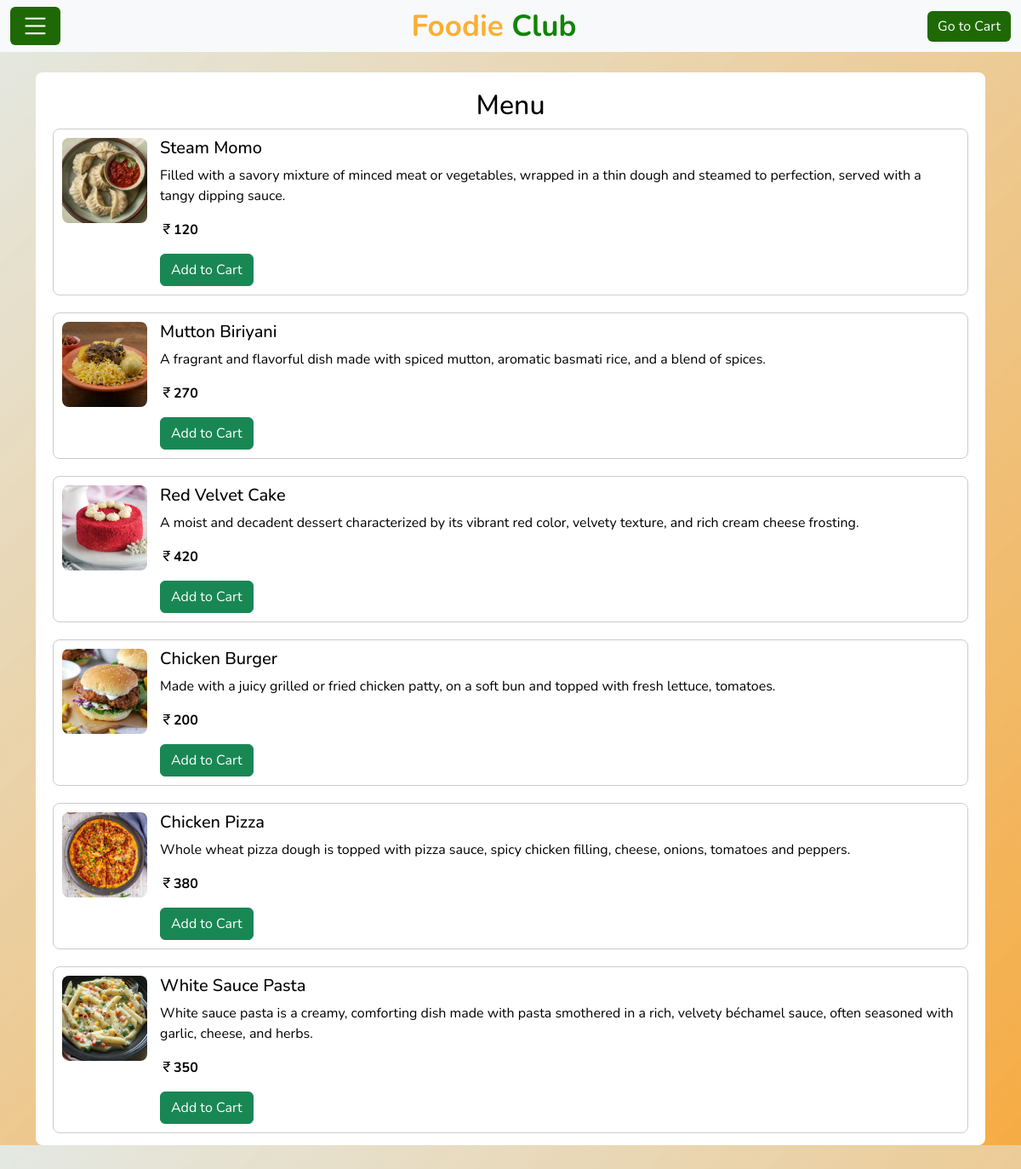
Screenshot of /restaurant_menu/1 (signed in) with the database file from the repository.
### Restaurant/models.py (models this page shows)
class Food(models.Model):
    food_id=models.AutoField(primary_key=True)
    food_name=models.CharField(max_length=100)
    food_description=models.CharField(max_length=300)
    food_price=models.IntegerField()
    food_picture=models.ImageField(upload_to="foods/",validators=[validate_image])
    food_by=models.CharField(max_length=100)

### Customer/views.py (the view)
# urls.py: path('restaurant_menu/<res_id>',views.restaurant_menu,name="restaurant_menu"),
def restaurant_menu(request,res_id):
    email=request.session.get('email')
    if request.session and Customer.objects.filter(email=email).exists():
        restaurant=Restaurant.objects.get(res_id=res_id)
        food=Food.objects.filter(food_by=restaurant.res_name)
        return render(request,'Customer_restaurant_menu.html',{'food':food})
    else:
        return redirect('error')

### templates/Customer_restaurant_menu.html (shortened to what this page needs)
<!DOCTYPE html>
<html lang="en">
<head>
    {%load static%}
    <link href="https://cdn.jsdelivr.net/npm/bootstrap@5.3.0-alpha3/dist/css/bootstrap.min.css" rel="stylesheet">
    <link rel="stylesheet" href="https://cdn.jsdelivr.net/npm/bootstrap-icons@1.11.3/font/bootstrap-icons.min.css">
</head>
<body>
    <div class="navbar navbar-expand-lg bg-light navbar-light">
        <div class="container-fluid">
            <a class="btn btn-primary navbar-brand" data-bs-toggle="offcanvas" href="#offcanvasExample" role="button" aria-controls="offcanvasExample"><i class="bi bi-list" style="color: white;"></i></a>
            <a href="/" class="navbar-brand">Foodie <span>Club</span></a>
            <a href="/order_cart/"><button type="button" class="btn btn-primary">Go to Cart</button></a>
        </div>
    </div>
    <div class="container menu-container">
        <div class="menu-list">
            <h2 style="text-align: center;">Menu</h2>
            <div id="menu-items">
                 {% for item in food %}
                <div class="menu-item">
                    <img src="{{item.food_picture.url}}" alt="Food Item" height="200" width="200" style="object-fit: cover; object-position: center;">
                    <div class="details">
                        <h5>{{item.food_name}}</h5>
                        <p>{{item.food_description}}</p>
                        <p><b><i class="bi bi-currency-rupee"></i>{{item.food_price}}</b></p>
                        <button class="btn btn-success add-to-cart" data-name="{{item.food_name}}" data-price="{{item.food_price}}">Add to Cart</button>
                    </div>
                </div>
                {% endfor %}
            </div>
        </div>
</body>
</html>

### templates/Customer_restaurant_menu.html (style rules this page uses)
body { color: black; margin: 0; font-family: 'Nunito', sans-serif; background: linear-gradient(135deg, rgba(221, 227, 220, 0.8), rgba(245, 167, 57, 0.947)); }
.btn-primary { background-color: #1e6905; border: none; }
.navbar .navbar-brand { margin: 0; color: #fbaf32; font-size: 35px; line-height: 0px; font-weight: 700; font-family: 'Nunito', sans-serif; transition: .5s; }
.navbar .navbar-brand span { color: #128408; }
.menu-container { display: flex; justify-content: space-between; gap: 20px; margin-top: 2%; }
.menu-list { flex: 3; padding: 20px; border-radius: 8px; background-color: #fff; height: 80vh; overflow-y: auto; }
.menu-item { display: flex; gap: 15px; margin-bottom: 20px; border: 1px solid #ccc; padding: 10px; border-radius: 8px; }
.menu-item img { max-width: 100px; max-height: 100px; border-radius: 8px; object-fit: cover; }
.menu-item .details { flex-grow: 1; }

### rows the page displays
Food: food_picture (picture), food_name "Steam Momo", food_description "Filled with a savory mixture of minced meat or vegetables, wrapped in a thin dough and steamed to perfection, served with a tangy dipping sauce.", food_price "120"
Food: food_picture (picture), food_name "Mutton Biriyani", food_description "A fragrant and flavorful dish made with spiced mutton, aromatic basmati rice, and a blend of spices.", food_price "270"
Food: food_picture (picture), food_name "Red Velvet Cake", food_description "A moist and decadent dessert characterized by its vibrant red color, velvety texture, and rich cream cheese frosting.", food_price "420"
Food: food_picture (picture), food_name "Chicken Burger", food_description "Made with a juicy grilled or fried chicken patty, on a soft bun and topped with fresh lettuce, tomatoes.", food_price "200"
Food: food_picture (picture), food_name "Chicken Pizza", food_description "Whole wheat pizza dough is topped with pizza sauce, spicy chicken filling, cheese, onions, tomatoes and peppers.", food_price "380"
Food: food_picture (picture), food_name "White Sauce Pasta", food_description "White sauce pasta is a creamy, comforting dish made with pasta smothered in a rich, velvety béchamel sauce, often seasoned with garlic, cheese, and herbs.", food_price "350"
